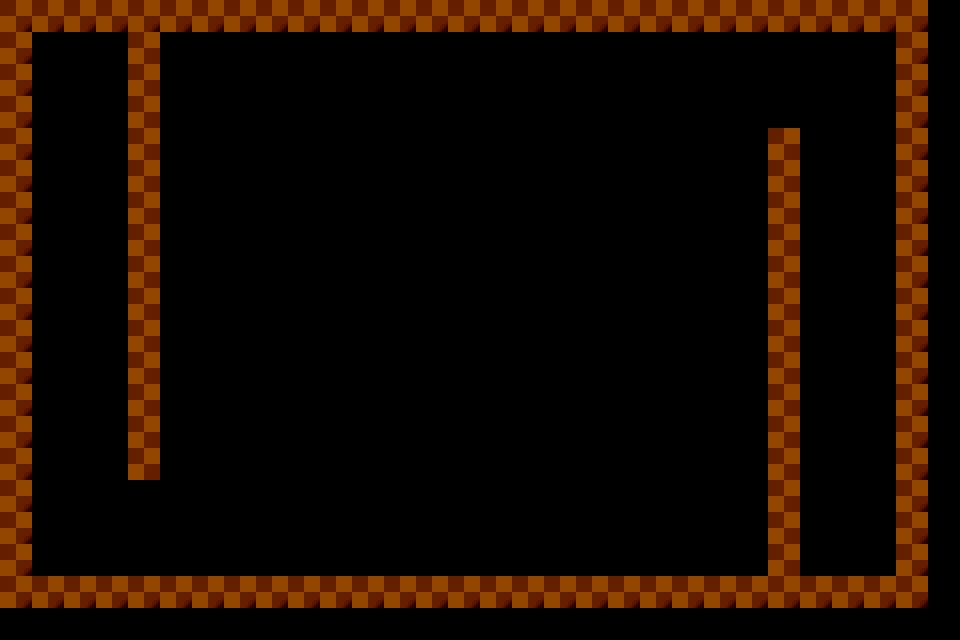

Below is a game level as drawn by its tile map, then a one-line description and the .tmx that defines it (tile-layer data replaced by summaries):
An orthogonal 30x20 tile map with 32x32 px tiles, 1 tile layer (Map) and 2 objects (start, end).

<map version="1.0" orientation="orthogonal" renderorder="right-down" width="30" height="20" tilewidth="32" tileheight="32" nextobjectid="5">
 <tileset firstgid="1" name="area01_level_tiles" tilewidth="32" tileheight="32" tilecount="140" columns="20">
  <image source="../img/map/area01_level_tiles.png" width="640" height="241" />
 </tileset>
 <imagelayer name="Image Layer 1">
  <properties>
   <property name="image" value="area01_bkg0" />
  </properties>
 </imagelayer>
 <layer name="Map" width="30" height="20">
  <data>[600 cells, 121 non-empty, 3 distinct tile ids]</data>
 </layer>
 <objectgroup name="Objects">
  <object id="1" type="start" x="64" y="64" width="32" height="32" />
  <object id="3" type="end" x="832" y="512" width="32" height="32" />
 </objectgroup>
 <objectgroup name="collision" />
</map>
